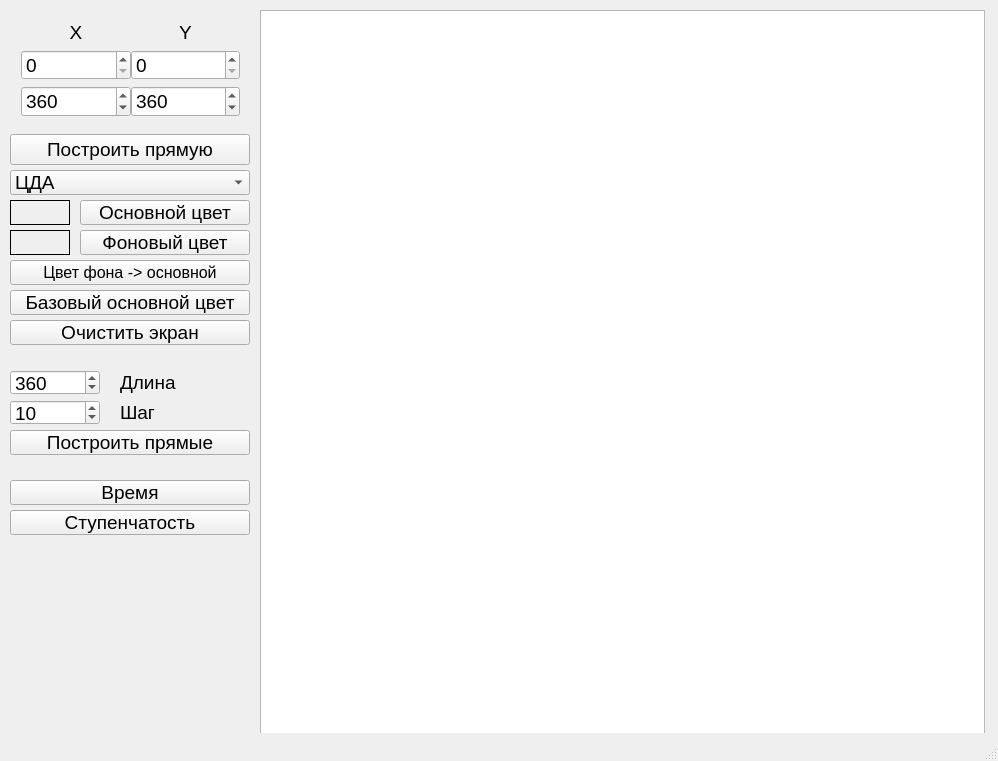
<?xml version="1.0" encoding="UTF-8"?>
<ui version="4.0">
 <class>MainWindow</class>
 <widget class="QMainWindow" name="MainWindow">
  <property name="geometry">
   <rect>
    <x>0</x>
    <y>0</y>
    <width>998</width>
    <height>761</height>
   </rect>
  </property>
  <property name="font">
   <font>
    <pointsize>14</pointsize>
   </font>
  </property>
  <property name="windowTitle">
   <string>MainWindow</string>
  </property>
  <widget class="QWidget" name="centralWidget">
   <widget class="QGraphicsView" name="graphicsView">
    <property name="geometry">
     <rect>
      <x>260</x>
      <y>10</y>
      <width>725</width>
      <height>725</height>
     </rect>
    </property>
    <property name="minimumSize">
     <size>
      <width>725</width>
      <height>725</height>
     </size>
    </property>
   </widget>
   <widget class="QComboBox" name="methodCBox">
    <property name="geometry">
     <rect>
      <x>10</x>
      <y>170</y>
      <width>240</width>
      <height>25</height>
     </rect>
    </property>
    <property name="insertPolicy">
     <enum>QComboBox::InsertAtBottom</enum>
    </property>
    <item>
     <property name="text">
      <string>ЦДА</string>
     </property>
    </item>
    <item>
     <property name="text">
      <string>Брезенхем</string>
     </property>
    </item>
    <item>
     <property name="text">
      <string>Брезенхем со сглаживанием</string>
     </property>
    </item>
    <item>
     <property name="text">
      <string>Брезенхем целочисленный</string>
     </property>
    </item>
    <item>
     <property name="text">
      <string>Библиотечный</string>
     </property>
    </item>
    <item>
     <property name="text">
      <string>Ву</string>
     </property>
    </item>
   </widget>
   <widget class="QWidget" name="gridLayoutWidget">
    <property name="geometry">
     <rect>
      <x>10</x>
      <y>10</y>
      <width>241</width>
      <height>121</height>
     </rect>
    </property>
    <layout class="QGridLayout" name="gridLayout" rowstretch="0,0,0">
     <property name="sizeConstraint">
      <enum>QLayout::SetMaximumSize</enum>
     </property>
     <property name="horizontalSpacing">
      <number>0</number>
     </property>
     <item row="1" column="0">
      <widget class="QSpinBox" name="x1Ent">
       <property name="maximum">
        <number>720</number>
       </property>
      </widget>
     </item>
     <item row="0" column="0">
      <widget class="QLabel" name="xLbl">
       <property name="maximumSize">
        <size>
         <width>16777215</width>
         <height>20</height>
        </size>
       </property>
       <property name="text">
        <string>X</string>
       </property>
       <property name="alignment">
        <set>Qt::AlignCenter</set>
       </property>
      </widget>
     </item>
     <item row="1" column="1">
      <widget class="QSpinBox" name="y1Ent">
       <property name="maximum">
        <number>720</number>
       </property>
      </widget>
     </item>
     <item row="0" column="1">
      <widget class="QLabel" name="yLbl">
       <property name="text">
        <string>Y</string>
       </property>
       <property name="alignment">
        <set>Qt::AlignCenter</set>
       </property>
      </widget>
     </item>
     <item row="2" column="0">
      <widget class="QSpinBox" name="x2Ent">
       <property name="maximum">
        <number>720</number>
       </property>
       <property name="value">
        <number>360</number>
       </property>
      </widget>
     </item>
     <item row="2" column="1">
      <widget class="QSpinBox" name="y2Ent">
       <property name="maximum">
        <number>720</number>
       </property>
       <property name="value">
        <number>360</number>
       </property>
      </widget>
     </item>
    </layout>
   </widget>
   <widget class="QLabel" name="colorLbl">
    <property name="geometry">
     <rect>
      <x>10</x>
      <y>200</y>
      <width>60</width>
      <height>25</height>
     </rect>
    </property>
    <property name="frameShape">
     <enum>QFrame::Box</enum>
    </property>
    <property name="text">
     <string/>
    </property>
   </widget>
   <widget class="QPushButton" name="fgColorBtn">
    <property name="geometry">
     <rect>
      <x>80</x>
      <y>200</y>
      <width>170</width>
      <height>25</height>
     </rect>
    </property>
    <property name="text">
     <string>Основной цвет</string>
    </property>
   </widget>
   <widget class="QPushButton" name="bgToFgBtn">
    <property name="geometry">
     <rect>
      <x>10</x>
      <y>260</y>
      <width>240</width>
      <height>25</height>
     </rect>
    </property>
    <property name="font">
     <font>
      <pointsize>12</pointsize>
     </font>
    </property>
    <property name="text">
     <string>Цвет фона -&gt; основной</string>
    </property>
   </widget>
   <widget class="QLabel" name="bgColorLbl">
    <property name="geometry">
     <rect>
      <x>10</x>
      <y>230</y>
      <width>60</width>
      <height>25</height>
     </rect>
    </property>
    <property name="frameShape">
     <enum>QFrame::Box</enum>
    </property>
    <property name="text">
     <string/>
    </property>
   </widget>
   <widget class="QPushButton" name="bgColorBtn">
    <property name="geometry">
     <rect>
      <x>80</x>
      <y>230</y>
      <width>170</width>
      <height>25</height>
     </rect>
    </property>
    <property name="text">
     <string>Фоновый цвет</string>
    </property>
   </widget>
   <widget class="QPushButton" name="lineBtn">
    <property name="geometry">
     <rect>
      <x>10</x>
      <y>134</y>
      <width>240</width>
      <height>31</height>
     </rect>
    </property>
    <property name="text">
     <string>Построить прямую</string>
    </property>
   </widget>
   <widget class="QSpinBox" name="degreeStepSpn">
    <property name="geometry">
     <rect>
      <x>10</x>
      <y>400</y>
      <width>90</width>
      <height>25</height>
     </rect>
    </property>
    <property name="minimum">
     <number>5</number>
    </property>
    <property name="value">
     <number>10</number>
    </property>
   </widget>
   <widget class="QPushButton" name="sunLinesBtn">
    <property name="geometry">
     <rect>
      <x>10</x>
      <y>430</y>
      <width>240</width>
      <height>25</height>
     </rect>
    </property>
    <property name="text">
     <string>Построить прямые</string>
    </property>
   </widget>
   <widget class="QPushButton" name="clearBtn">
    <property name="geometry">
     <rect>
      <x>10</x>
      <y>320</y>
      <width>240</width>
      <height>25</height>
     </rect>
    </property>
    <property name="text">
     <string>Очистить экран</string>
    </property>
   </widget>
   <widget class="QLabel" name="stepLbl">
    <property name="geometry">
     <rect>
      <x>120</x>
      <y>400</y>
      <width>130</width>
      <height>25</height>
     </rect>
    </property>
    <property name="text">
     <string>Шаг</string>
    </property>
   </widget>
   <widget class="QLabel" name="lengthLbl">
    <property name="geometry">
     <rect>
      <x>120</x>
      <y>370</y>
      <width>130</width>
      <height>25</height>
     </rect>
    </property>
    <property name="text">
     <string>Длина</string>
    </property>
   </widget>
   <widget class="QSpinBox" name="lengthSpn">
    <property name="geometry">
     <rect>
      <x>10</x>
      <y>370</y>
      <width>90</width>
      <height>25</height>
     </rect>
    </property>
    <property name="maximum">
     <number>720</number>
    </property>
    <property name="value">
     <number>360</number>
    </property>
   </widget>
   <widget class="QPushButton" name="defaultFgBtn">
    <property name="geometry">
     <rect>
      <x>10</x>
      <y>290</y>
      <width>240</width>
      <height>25</height>
     </rect>
    </property>
    <property name="text">
     <string>Базовый основной цвет</string>
    </property>
   </widget>
   <widget class="QPushButton" name="pushButton">
    <property name="geometry">
     <rect>
      <x>10</x>
      <y>480</y>
      <width>240</width>
      <height>25</height>
     </rect>
    </property>
    <property name="text">
     <string>Время</string>
    </property>
   </widget>
   <widget class="QPushButton" name="pushButton_2">
    <property name="geometry">
     <rect>
      <x>10</x>
      <y>510</y>
      <width>240</width>
      <height>25</height>
     </rect>
    </property>
    <property name="text">
     <string>Ступенчатость</string>
    </property>
   </widget>
  </widget>
  <widget class="QStatusBar" name="statusBar"/>
 </widget>
 <layoutdefault spacing="6" margin="11"/>
 <resources/>
 <connections/>
</ui>
